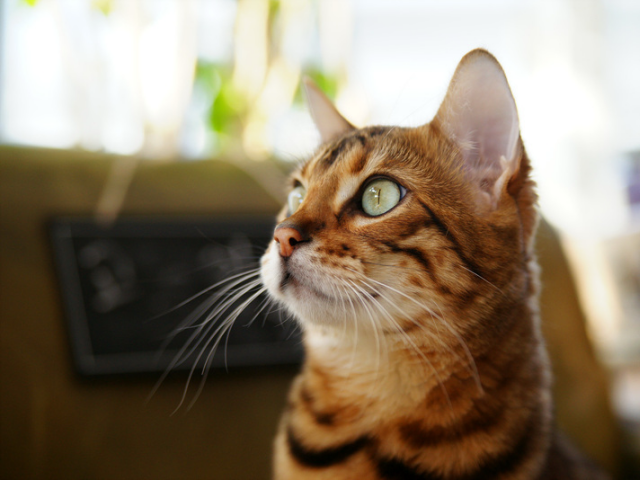
#> input picture mid_term/cat.bmp, 640 x 480 px
$ python test1.py
#> lines starting #> are read from the running program, lines starting #| are printed output that depends on the picture
import cv2 as cv

img = cv.imread('cat.bmp', cv.IMREAD_GRAYSCALE)
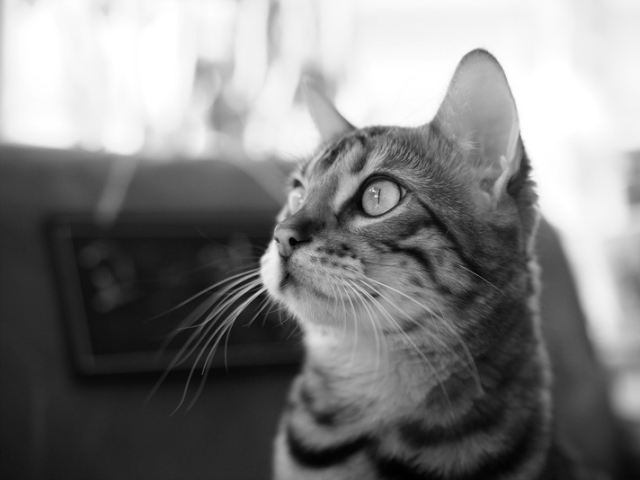
#> img: shape (480, 640); min 0, max 255, mean 127.8
# img = ~img
# img[:int(img.shape[1] / 2), :] = ~img[:int(img.shape[1]/2),:]
img[img.shape[0]//2:,:] = ~img[img.shape[0]//2:,:]
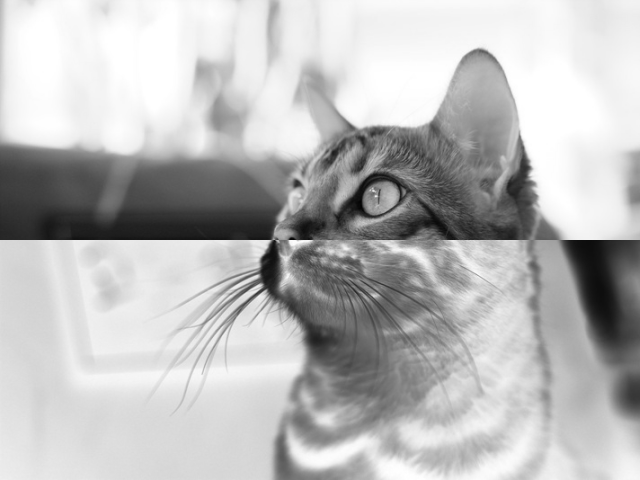
#> img: shape (480, 640); min 4, max 255, mean 187
# print (img.shape)
cv.imshow('img',img)
cv.waitKey()
cv.destroyAllWindows()

$ run again, with mid_term/tekapo.bmp copied over mid_term/cat.bmp
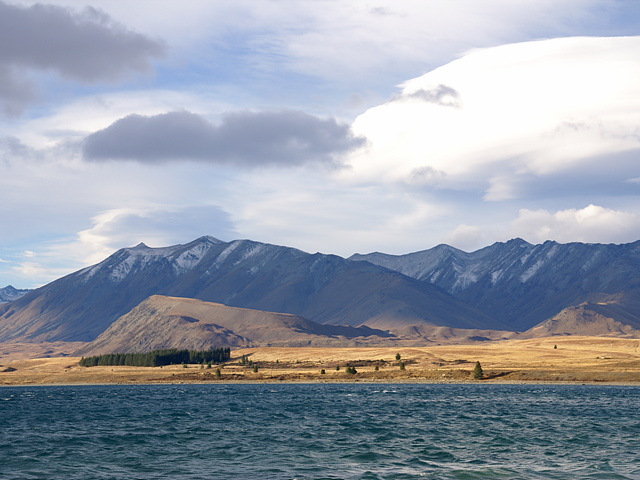
#> input picture mid_term/tekapo.bmp, 640 x 480 px
#> `img = cv.imread('cat.bmp', cv.IMREAD_GRAYSCALE)`:
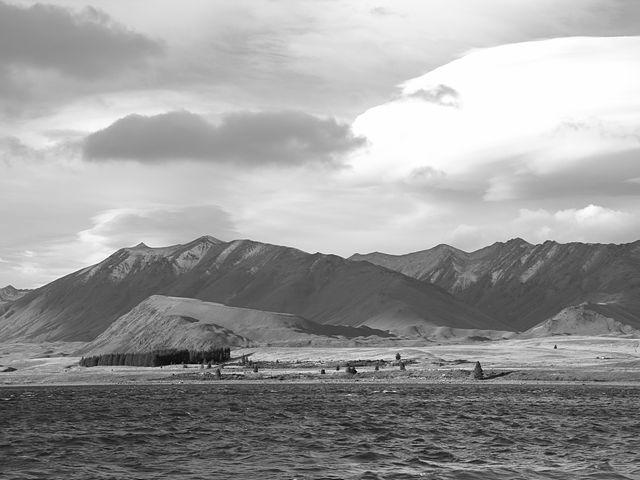
#> img: shape (480, 640); min 0, max 254, mean 156.5
#> `img[img.shape[0]//2:,:] = ~img[img.shape[0]//2:,:]`:
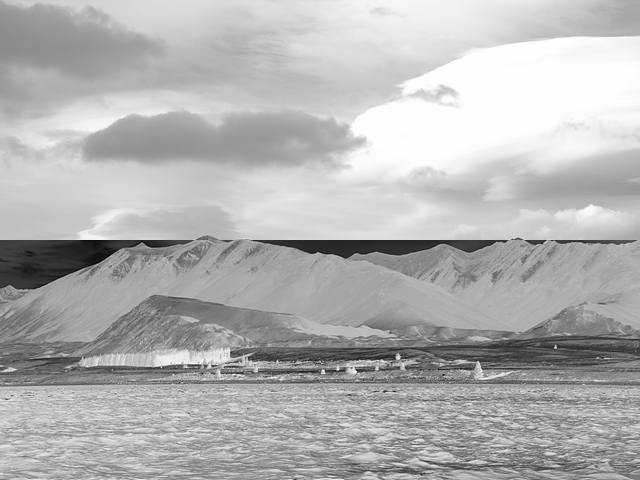
#> img: shape (480, 640); min 2, max 255, mean 178.4

$ run again, with mid_term/soodal.jpeg saved as mid_term/cat.bmp
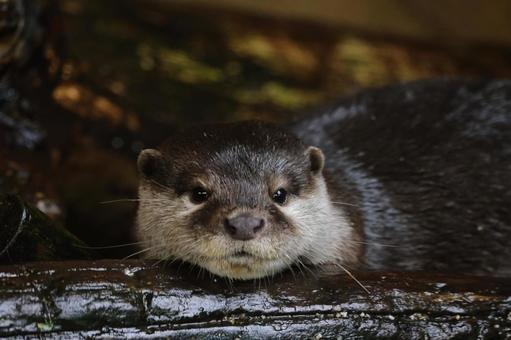
#> input picture mid_term/soodal.jpeg, 511 x 340 px
#> `img = cv.imread('cat.bmp', cv.IMREAD_GRAYSCALE)`:
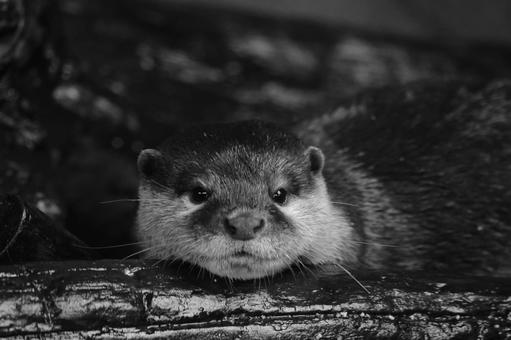
#> img: shape (340, 511); min 0, max 236, mean 47.7
#> `img[img.shape[0]//2:,:] = ~img[img.shape[0]//2:,:]`:
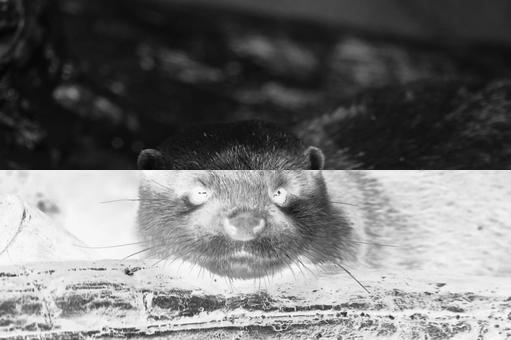
#> img: shape (340, 511); min 1, max 255, mean 114.5
